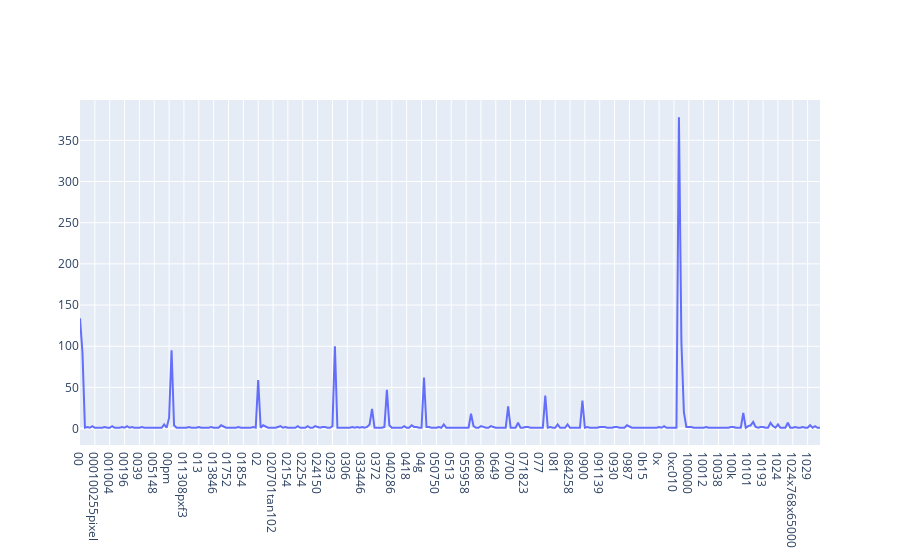

The code cell stored with this chart in its notebook:
### Code cell
#Exercise 13
# I use plotly to change the polt showing
line = go2.Scatter(x=count_vect.get_feature_names_out()[:300],y=term_frequencies[:300])
fig = go2.Figure(line)
fig.show()

### Figure 1 — Plotly figure (JSON) as saved in the notebook; plotly's stock layout.template omitted (floating-point values rounded to 4 significant figures; data arrays with more than 128 entries replaced by an {"elided": "..."} marker saying what was removed)
{"data": [{"type": "scatter", "x": {"elided": "300 str values"}, "y": {"elided": "300 int values"}}], "layout": {}}
